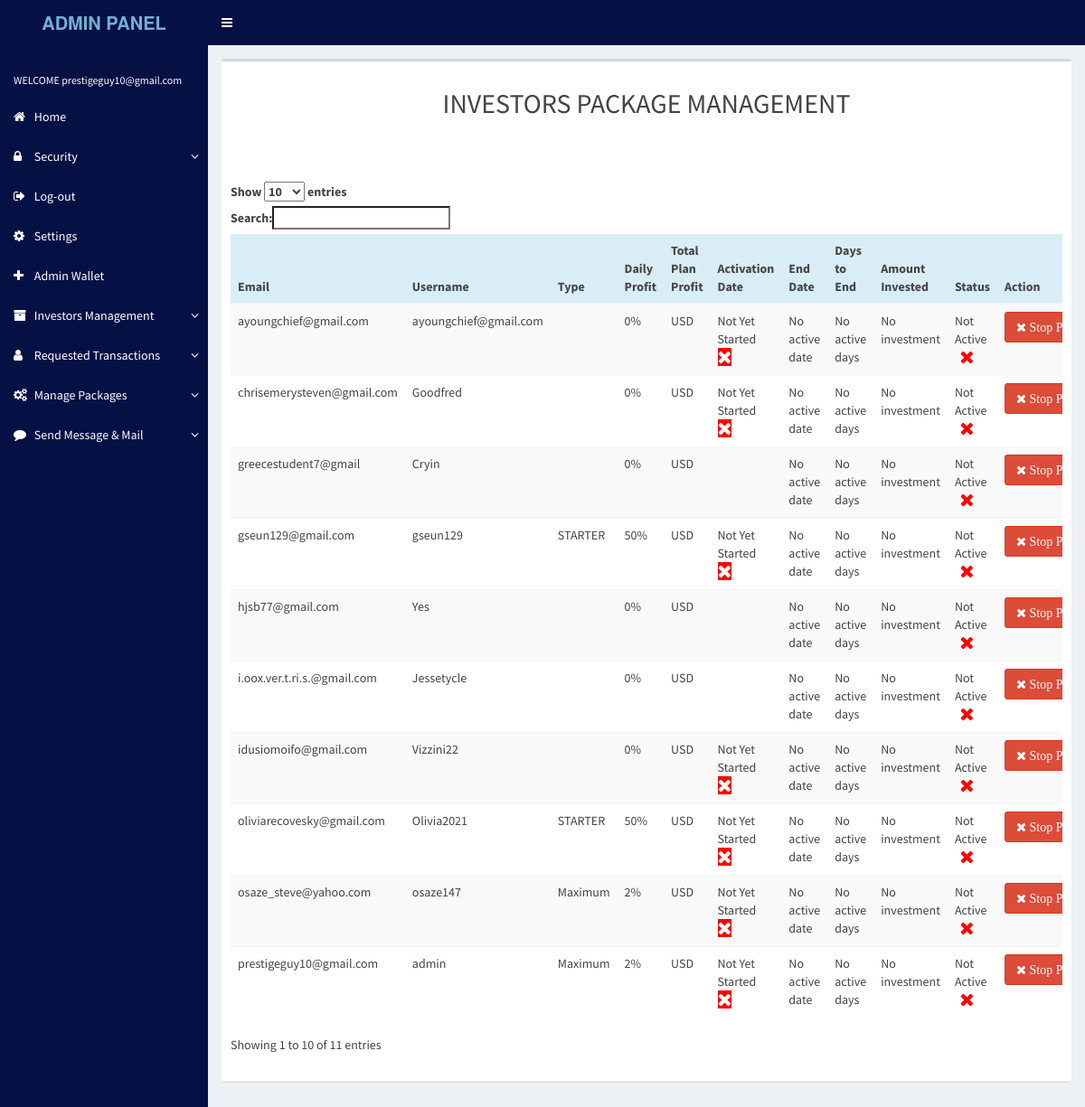
/admin/c2wad/ivtpackages.php (signed in), run on the app's committed database.
### tables this page shows
CREATE TABLE `users` (
  `id` int(6) NOT NULL,
  `fname` varchar(255) NOT NULL,
  `lname` varchar(255) NOT NULL,
  `username` varchar(200) NOT NULL,
  `email` varchar(200) NOT NULL,
  `password` varchar(200) NOT NULL,
  `token` varchar(10) NOT NULL,
  `refcode` varchar(10) NOT NULL,
  `package` varchar(200) NOT NULL,
  `image` varchar(2000) NOT NULL,
  `verify` tinyint(4) NOT NULL,
  `session` tinyint(4) NOT NULL,
  `activate` tinyint(4) NOT NULL,
  `referred` varchar(100) NOT NULL,
  `profit` double NOT NULL,
  `refbonus` double NOT NULL,
  `walletbalance` double NOT NULL,
  `pm` varchar(100) NOT NULL,
  `eth` varchar(100) NOT NULL,
  `btc` varchar(100) NOT NULL,
  `2fa` tinyint(4) NOT NULL,
  `pname` varchar(111) NOT NULL,
  `increase` double NOT NULL,
  `bonus` double NOT NULL,
  `duration` int(111) NOT NULL,
  `pdate` varchar(111) NOT NULL,
  `froms` double NOT NULL,
  `usd` double NOT NULL,
  `date` timestamp NOT NULL DEFAULT current_timestamp(),
  `phone` varchar(100) NOT NULL,
  `address` varchar(100) NOT NULL,
  `country` varchar(100) NOT NULL
);

### admin/c2wad/ivtpackages.php (the view, shortened to what this page needs)
<?php
include "../../config/db.php";
include 'header.php';
?>
<link rel="stylesheet" href="http://cdn.datatables.net/plug-ins/a5734b29083/integration/bootstrap/3/dataTables.bootstrap.css"/>
    <link rel="stylesheet" href="http://cdn.datatables.net/responsive/1.0.2/css/dataTables.responsive.css"/>
<link rel="stylesheet" type="text/css" href="http://cdn.datatables.net/plug-ins/3cfcc339e89/integration/bootstrap/3/dataTables.bootstrap.css">
 <div class="content-wrapper">
  <section class="content">
<div style="width:100%">
          <div class="box box-default">
            <div class="box-header with-border">
	<div class="row">
		 <h2 class="text-center">INVESTORS PACKAGE MANAGEMENT</h2>
	</body>
</html>
<div class="col-md-12 col-sm-12 col-sx-12">
<div class="box-body table-responsive no-padding">
<table id="table" class="table table-striped table-hover table-responsive" cellspacing="0" >
					<thead>
						<tr class="info">
						<th>Email</th>
							<th>Username</th>
						<th>Type</th>
							<th>Daily Profit</th>
              <th>Total Plan Profit</th>
            <th>Activation Date</th>
						<th> End Date</th>
						<th>Days to End</th>
            <th>Amount Invested</th>
                             <th>Status</th>
                                <th>Action</th>
						</tr>
					</thead>
					<tbody>
					<?php $sql= "SELECT * FROM users";
			  $result = mysqli_query($link,$sql);
			  if(mysqli_num_rows($result) > 0){
				  while($row = mysqli_fetch_assoc($result)){
    $pdate = $row['pdate'];
 $duration = $row['duration'];
 $increase = $row['increase'];
 $usd = $row['usd'];
        if(isset($row['activate']) &&  $row['activate'] == '1'  ){
          $endpackage = new DateTime($pdate);
          $endpackage->modify( '+ '.$duration. 'day');
 $Date2 = $endpackage->format('Y-m-d');
 $current=date("Y/m/d");
 $diff = abs(strtotime($Date2) - strtotime($current));
 $days=floor($diff / (60*60*24));
$daily = $duration - $days;
$percentage = ($increase/100) * $daily * $usd;
 }else {
   $percentage = "";
   $days ="No active days";
   $Date2 = 'No active date';
 }
if(isset($row['activate']) &&  $row['activate']== '1'){
	$sec = 'Active &nbsp;&nbsp;<i style="background-color:green;color:#fff; font-size:20px;" class="fa  fa-refresh" ></i>';
$usd = $row['usd'];
}else{
$sec ='Not Active &nbsp;&nbsp;<i class="fa  fa-times" style=" font-size:20px;color:red"></i>';
$usd = 'No investment';
}
if(isset($row['pdate']) &&  $row['pdate']== '0'){
	$date = 'Not Yet Started &nbsp;&nbsp;<i style="background-color:red;color:#fff; font-size:20px;" class="fa  fa-times" ></i>';
}else{
$date = $row['pdate'];
}
				  ?>
						<tr class="primary">
						<form action="ivtpackages.php?email=<?php  echo $_SESSION['email'];?>" method="post">
						<td><?php echo $row['email'];?></td>
							<td><?php echo $row['username'];?></td>
                          <td><?php echo $row['pname'];?></td>
						  <td><?php echo $row['increase'];?>%</td>
              <td><?php echo $percentage;?> USD</td>
						   <td><?php echo $date;?></td>
						    <td><?php echo $Date2;?></td>
							<td><?php echo $days;?></td>
              <td><?php echo $usd;?></td>
								<td><?php echo $sec ;?></td>
                             <td><button class="btn btn-danger" type="submit" name="stop" ><span class="fa fa-times"> Stop Package</span></button></td>
</form>
						</tr>
					  <?php
				  }
			  }
			  ?>
					</tbody>
				</table>
</div>
          </div>
		  </div>
          </div>
    </body>
              </div>
            </div>
              </div>
    </body>
  </body>
</html>

### data on the page
users: email "prestigeguy10@gmail.com", username "admin", pname "Maximum", increase "2", pdate "Not Yet Started", activate "No active date", activate "No active days", activate "No investment", shows "Not Active"
users: email "idusiomoifo@gmail.com", username "Vizzini22", increase "0", pdate "Not Yet Started", activate "No active date", activate "No active days", activate "No investment", shows "Not Active"
users: email "greecestudent7@gmail", username "Cryin", increase "0", activate "No active date", activate "No active days", activate "No investment", shows "Not Active"
users: email "hjsb77@gmail.com", username "Yes", increase "0", activate "No active date", activate "No active days", activate "No investment", shows "Not Active"
users: email "osaze_steve@yahoo.com", username "osaze147", pname "Maximum", increase "2", pdate "Not Yet Started", activate "No active date", activate "No active days", activate "No investment", shows "Not Active"
users: email "chrisemerysteven@gmail.com", username "Goodfred", increase "0", pdate "Not Yet Started", activate "No active date", activate "No active days", activate "No investment", shows "Not Active"
users: email "gseun129@gmail.com", username "gseun129", pname "STARTER", increase "50", pdate "Not Yet Started", activate "No active date", activate "No active days", activate "No investment", shows "Not Active"
users: email "i.oox.ver.t.ri.s.@gmail.com", username "Jessetycle", increase "0", activate "No active date", activate "No active days", activate "No investment", shows "Not Active"
users: email "oliviarecovesky@gmail.com", username "Olivia2021", pname "STARTER", increase "50", pdate "Not Yet Started", activate "No active date", activate "No active days", activate "No investment", shows "Not Active"
users: email "ayoungchief@gmail.com", username "ayoungchief@gmail.com", increase "0", pdate "Not Yet Started", activate "No active date", activate "No active days", activate "No investment", shows "Not Active"

### other printed values
$_SESSION['email'] "prestigeguy10@gmail.com"
